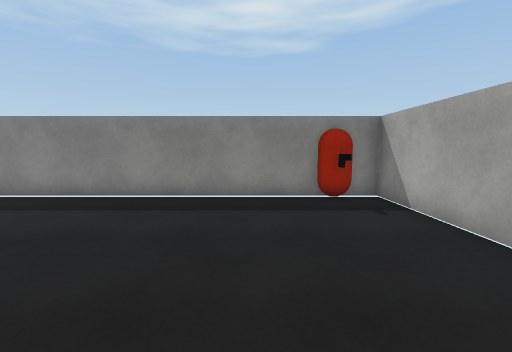
view 1 (above)

14 first-person views from a walk through a Unity game level. The camera is 1.4 m above the floor, tilts 6° down and sees 90° across. The floor is counted in squares, 1 m on a side. Each view is taken from the middle of a square. On the plan, view 1 faces up. The plan holds only what a view shows up to about 13 squares ahead; the rest is blank. The player is left out. Surface patterns are stand-ins for the level's own textures.

view 2
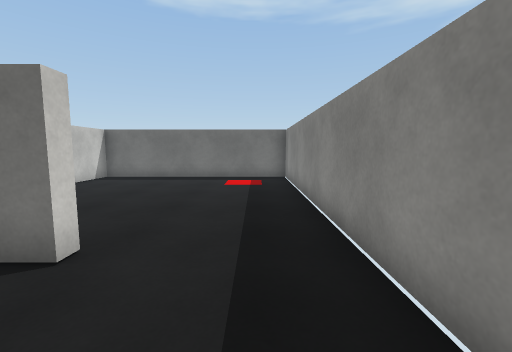

view 3
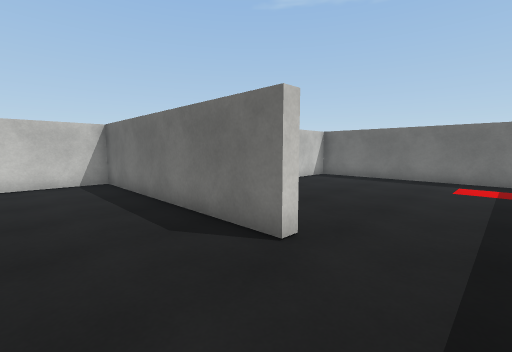

view 4
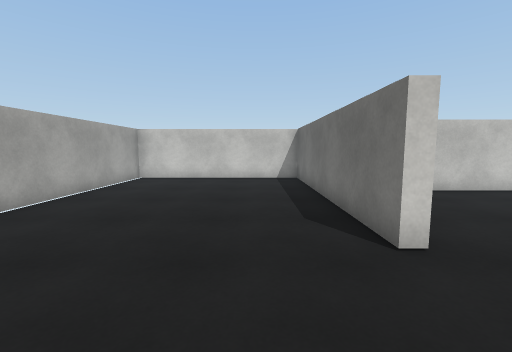

view 5
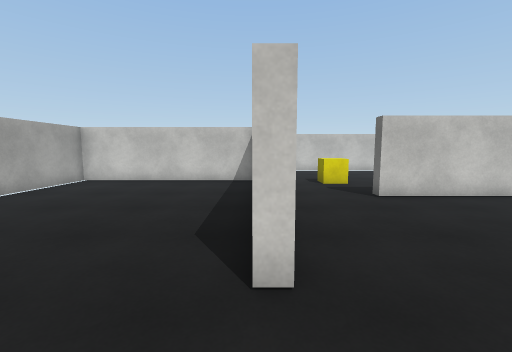

view 6
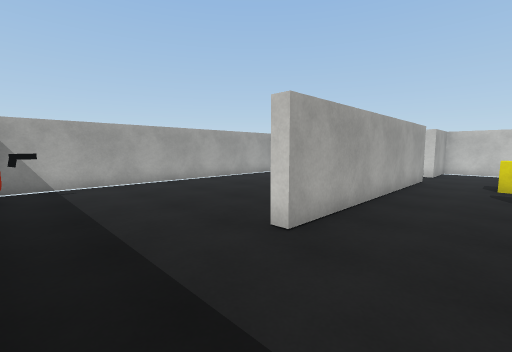

view 7
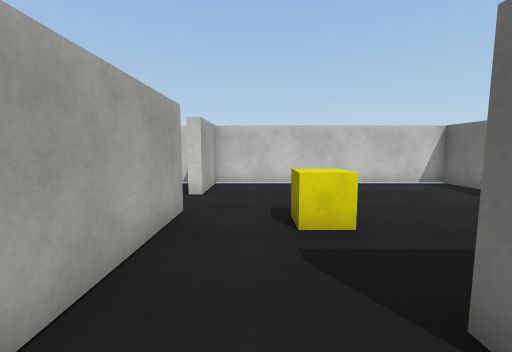

view 8
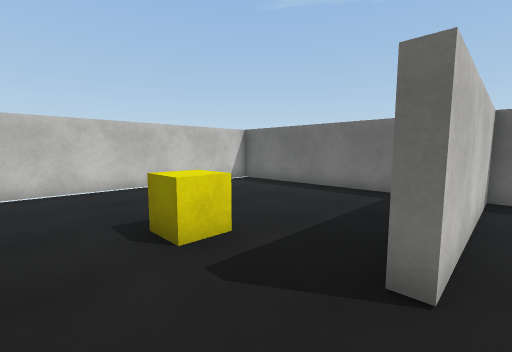

view 9
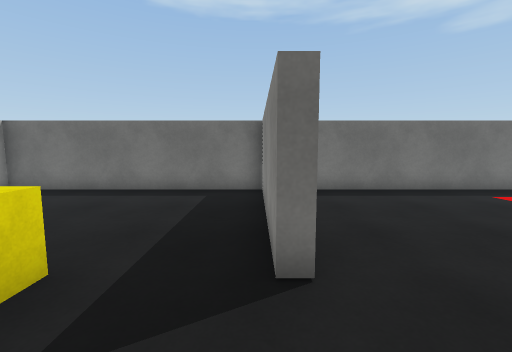

view 10
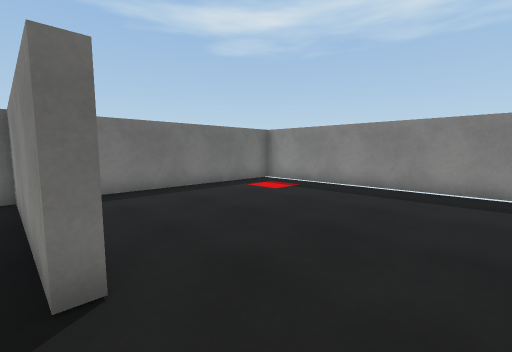

view 11
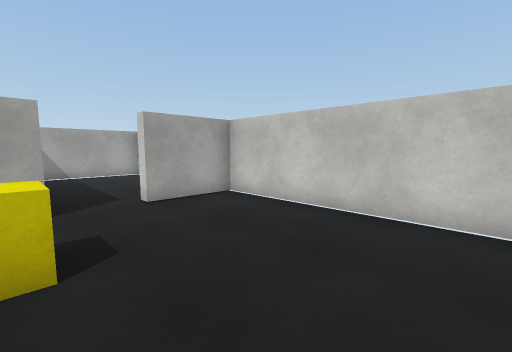

view 12
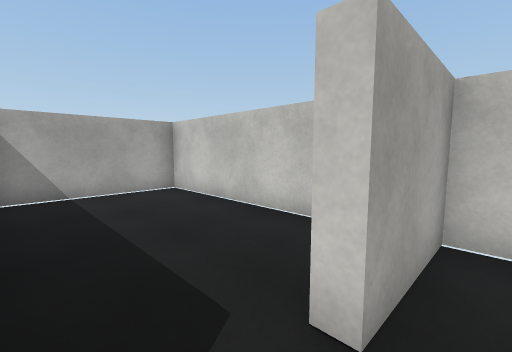

view 13
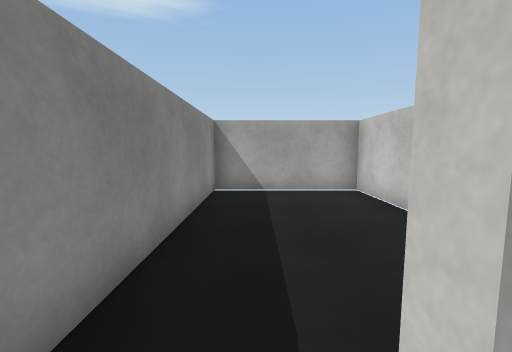

view 14
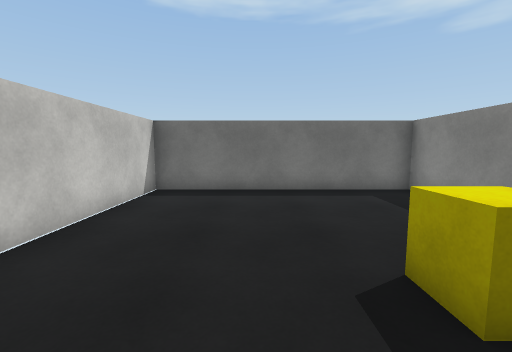

### Floor plan
Points are (right, up) in squares from view 1. A wall is a line through its corners. A room is listed if a view was taken in it or the views show most of it. See-through windows are left out.
Room 1 (views 1, 2, 3, 4, 5, 6, 7)
walls: (-4.4, -0.4) (-4.4, 3.6) (-4, 3.6) (-4, -5.2) (3.6, -5.2) (3.6, 7.5) (-13.6, 7.5) (-13.6, -1.4) (-7.6, -1.4)
ways out: opening at (-6, -1.3) to room 2
objects: other object (2, 7) to (3, 7)
Room 2 (views 8, 9, 10, 11, 12, 13, 14)
walls: (-4.4, -5.6) (-4.4, -0.4); (-7.6, -1.4) (-7.6, -1.8) (-13.6, -1.8) (-13.6, -10.4) (-4.4, -10.4) (-4.4, -7.6)
ways out: opening at (-6, -1.3) to room 1; opening at (-4, -6.5) to room 3
objects: cube (-8, -5) to (-7, -4)
Room 3 (no view inside)
walls: (-3.3, -10.4) (3.6, -10.4) (3.6, -5.6) (-3.8, -5.6); (-4.4, -7.6) (-3.9, -7.6)
ways out: opening at (-4, -6.5) to room 2

Positions as (right, up) in squares from view 1, and headings:
1: (0, 0), facing up
2: (-1, 6), facing left
3: (-1, 6), facing down-left
4: (-2, 7), facing down
5: (-4, 6), facing down
6: (-7, 7), facing down-right
7: (-6, 0), facing down
8: (-5, -1), facing down-left
9: (-5, -2), facing left
10: (-5, -2), facing up-left
11: (-11, -5), facing down-right
12: (-5, -6), facing down-right
13: (-5, -7), facing right
14: (-5, -7), facing left
